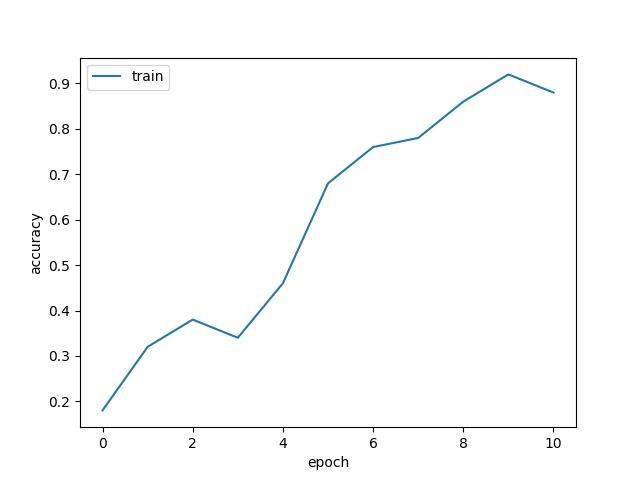

Source code (Python):
"""
Plotter.  (c) 2021 Georgia Tech

Copyright 2021, Georgia Institute of Technology (Georgia Tech)
Atlanta, Georgia 30332
All Rights Reserved

Template code for CS 7643 Deep Learning

Georgia Tech asserts copyright ownership of this template and all derivative
works, including solutions to the projects assigned in this course. Students
and other users of this template code are advised not to share it with others
or to make it available on publicly viewable websites including repositories
such as Github, Bitbucket, and Gitlab.  This copyright statement should
not be removed or edited.

Sharing solutions with current or future students of CS 7643 Deep Learning is
prohibited and subject to being investigated as a GT honor code violation.

-----do not edit anything above this line---
"""

import matplotlib.pyplot as plt

from modules import ConvNet
from optimizer import SGD
from trainer import ClassifierTrainer
from data import get_CIFAR10_data

root = 'data/cifar-10-batches-py'
X_train, y_train, X_val, y_val, X_test, y_test = get_CIFAR10_data(root)

model_list = [dict(type='Conv2D', in_channels=3, out_channels=32, kernel_size=5, stride=1, padding=2),
              dict(type='ReLU'),
              dict(type='MaxPooling', kernel_size=2, stride=2),
              dict(type='Linear', in_dim=8192, out_dim=10)]
criterion = dict(type='SoftmaxCrossEntropy')
model = ConvNet(model_list, criterion)
optimizer = SGD(model, learning_rate=0.0001, reg=0.001, momentum=0.9)

trainer = ClassifierTrainer()

loss_history, train_acc_history = trainer.train(
    X_train[:50], y_train[:50], model, batch_size=10, num_epochs=10,
    verbose=True, optimizer=optimizer)

plt.plot(train_acc_history)
plt.legend(['train'], loc='upper left')
plt.xlabel('epoch')
plt.ylabel('accuracy')
plt.savefig('train.png')
